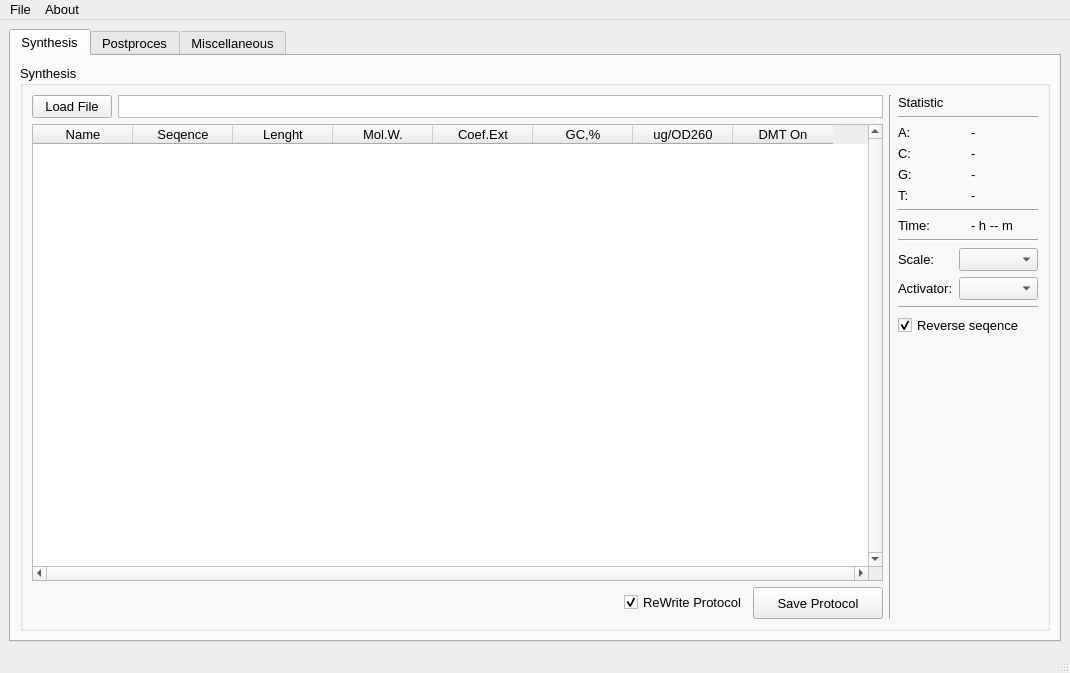
<?xml version="1.0" encoding="UTF-8"?>
<ui version="4.0">
 <class>LCSBSuite</class>
 <widget class="QMainWindow" name="LCSBSuite">
  <property name="windowModality">
   <enum>Qt::NonModal</enum>
  </property>
  <property name="enabled">
   <bool>true</bool>
  </property>
  <property name="geometry">
   <rect>
    <x>0</x>
    <y>0</y>
    <width>1070</width>
    <height>673</height>
   </rect>
  </property>
  <property name="minimumSize">
   <size>
    <width>1070</width>
    <height>673</height>
   </size>
  </property>
  <property name="maximumSize">
   <size>
    <width>1070</width>
    <height>673</height>
   </size>
  </property>
  <property name="font">
   <font>
    <pointsize>10</pointsize>
   </font>
  </property>
  <property name="windowTitle">
   <string>CSPSynth</string>
  </property>
  <property name="windowIcon">
   <iconset>
    <normaloff>ico.ico</normaloff>ico.ico</iconset>
  </property>
  <property name="documentMode">
   <bool>false</bool>
  </property>
  <property name="tabShape">
   <enum>QTabWidget::Rounded</enum>
  </property>
  <widget class="QWidget" name="centralwidget">
   <layout class="QHBoxLayout" name="horizontalLayout">
    <item>
     <layout class="QVBoxLayout" name="verticalLayout">
      <item>
       <widget class="QTabWidget" name="tabWidget">
        <property name="sizePolicy">
         <sizepolicy hsizetype="Expanding" vsizetype="Ignored">
          <horstretch>0</horstretch>
          <verstretch>0</verstretch>
         </sizepolicy>
        </property>
        <property name="font">
         <font>
          <pointsize>10</pointsize>
         </font>
        </property>
        <property name="contextMenuPolicy">
         <enum>Qt::DefaultContextMenu</enum>
        </property>
        <property name="layoutDirection">
         <enum>Qt::LeftToRight</enum>
        </property>
        <property name="currentIndex">
         <number>0</number>
        </property>
        <widget class="QWidget" name="tab">
         <attribute name="title">
          <string>Synthesis</string>
         </attribute>
         <layout class="QVBoxLayout" name="verticalLayout_7">
          <item>
           <widget class="QGroupBox" name="CSVgroupBox">
            <property name="title">
             <string>Synthesis</string>
            </property>
            <layout class="QHBoxLayout" name="horizontalLayout_8">
             <item>
              <layout class="QVBoxLayout" name="verticalLayout_2">
               <item>
                <layout class="QHBoxLayout" name="horizontalLayout_3">
                 <item>
                  <widget class="QPushButton" name="pushButton_6">
                   <property name="text">
                    <string>Load File</string>
                   </property>
                  </widget>
                 </item>
                 <item>
                  <widget class="QTextEdit" name="textEdit">
                   <property name="enabled">
                    <bool>true</bool>
                   </property>
                   <property name="sizePolicy">
                    <sizepolicy hsizetype="Expanding" vsizetype="Ignored">
                     <horstretch>0</horstretch>
                     <verstretch>0</verstretch>
                    </sizepolicy>
                   </property>
                   <property name="verticalScrollBarPolicy">
                    <enum>Qt::ScrollBarAlwaysOff</enum>
                   </property>
                   <property name="horizontalScrollBarPolicy">
                    <enum>Qt::ScrollBarAlwaysOff</enum>
                   </property>
                  </widget>
                 </item>
                </layout>
               </item>
               <item>
                <widget class="QTableWidget" name="tableWidget">
                 <property name="midLineWidth">
                  <number>5</number>
                 </property>
                 <property name="verticalScrollBarPolicy">
                  <enum>Qt::ScrollBarAlwaysOn</enum>
                 </property>
                 <property name="horizontalScrollBarPolicy">
                  <enum>Qt::ScrollBarAlwaysOn</enum>
                 </property>
                 <property name="sizeAdjustPolicy">
                  <enum>QAbstractScrollArea::AdjustToContents</enum>
                 </property>
                 <property name="rowCount">
                  <number>0</number>
                 </property>
                 <column>
                  <property name="text">
                   <string>Name</string>
                  </property>
                 </column>
                 <column>
                  <property name="text">
                   <string>Seqence</string>
                  </property>
                 </column>
                 <column>
                  <property name="text">
                   <string>Lenght</string>
                  </property>
                 </column>
                 <column>
                  <property name="text">
                   <string>Mol.W.</string>
                  </property>
                 </column>
                 <column>
                  <property name="text">
                   <string>Coef.Ext</string>
                  </property>
                 </column>
                 <column>
                  <property name="text">
                   <string>GC,%</string>
                  </property>
                 </column>
                 <column>
                  <property name="text">
                   <string>ug/OD260</string>
                  </property>
                 </column>
                 <column>
                  <property name="text">
                   <string>DMT On</string>
                  </property>
                 </column>
                </widget>
               </item>
               <item>
                <layout class="QHBoxLayout" name="horizontalLayout_5">
                 <item>
                  <spacer name="horizontalSpacer">
                   <property name="orientation">
                    <enum>Qt::Horizontal</enum>
                   </property>
                   <property name="sizeHint" stdset="0">
                    <size>
                     <width>40</width>
                     <height>20</height>
                    </size>
                   </property>
                  </spacer>
                 </item>
                 <item>
                  <widget class="QCheckBox" name="checkBox_3">
                   <property name="text">
                    <string>ReWrite Protocol</string>
                   </property>
                   <property name="checked">
                    <bool>true</bool>
                   </property>
                  </widget>
                 </item>
                 <item>
                  <widget class="QPushButton" name="pushButton_5">
                   <property name="minimumSize">
                    <size>
                     <width>130</width>
                     <height>32</height>
                    </size>
                   </property>
                   <property name="text">
                    <string>Save Protocol</string>
                   </property>
                  </widget>
                 </item>
                </layout>
               </item>
              </layout>
             </item>
             <item>
              <widget class="Line" name="line_5">
               <property name="orientation">
                <enum>Qt::Vertical</enum>
               </property>
              </widget>
             </item>
             <item>
              <layout class="QVBoxLayout" name="verticalLayout_4">
               <item>
                <widget class="QLabel" name="label">
                 <property name="text">
                  <string>Statistic</string>
                 </property>
                </widget>
               </item>
               <item>
                <widget class="Line" name="line_2">
                 <property name="orientation">
                  <enum>Qt::Horizontal</enum>
                 </property>
                </widget>
               </item>
               <item>
                <layout class="QGridLayout" name="gridLayout">
                 <item row="1" column="1">
                  <widget class="QLabel" name="label_C_val">
                   <property name="text">
                    <string>-</string>
                   </property>
                  </widget>
                 </item>
                 <item row="0" column="1">
                  <widget class="QLabel" name="label_A_val">
                   <property name="text">
                    <string>-</string>
                   </property>
                  </widget>
                 </item>
                 <item row="1" column="0">
                  <widget class="QLabel" name="label_4">
                   <property name="text">
                    <string>C:</string>
                   </property>
                  </widget>
                 </item>
                 <item row="2" column="1">
                  <widget class="QLabel" name="label_G_val">
                   <property name="text">
                    <string>-</string>
                   </property>
                  </widget>
                 </item>
                 <item row="2" column="0">
                  <widget class="QLabel" name="label_6">
                   <property name="text">
                    <string>G:</string>
                   </property>
                  </widget>
                 </item>
                 <item row="0" column="0">
                  <widget class="QLabel" name="label_2">
                   <property name="text">
                    <string>A:</string>
                   </property>
                  </widget>
                 </item>
                 <item row="3" column="0">
                  <widget class="QLabel" name="label_8">
                   <property name="text">
                    <string>T:</string>
                   </property>
                  </widget>
                 </item>
                 <item row="3" column="1">
                  <widget class="QLabel" name="label_T_val">
                   <property name="text">
                    <string>-</string>
                   </property>
                  </widget>
                 </item>
                </layout>
               </item>
               <item>
                <widget class="Line" name="line">
                 <property name="orientation">
                  <enum>Qt::Horizontal</enum>
                 </property>
                </widget>
               </item>
               <item>
                <layout class="QHBoxLayout" name="horizontalLayout_6">
                 <item>
                  <widget class="QLabel" name="label_10">
                   <property name="text">
                    <string>Time:</string>
                   </property>
                  </widget>
                 </item>
                 <item>
                  <widget class="QLabel" name="label_11">
                   <property name="text">
                    <string>- h -- m</string>
                   </property>
                  </widget>
                 </item>
                </layout>
               </item>
               <item>
                <widget class="Line" name="line_3">
                 <property name="orientation">
                  <enum>Qt::Horizontal</enum>
                 </property>
                </widget>
               </item>
               <item>
                <layout class="QHBoxLayout" name="horizontalLayout_7">
                 <item>
                  <widget class="QLabel" name="label_12">
                   <property name="text">
                    <string>Scale:</string>
                   </property>
                  </widget>
                 </item>
                 <item>
                  <widget class="QComboBox" name="comboBox">
                   <property name="modelColumn">
                    <number>0</number>
                   </property>
                  </widget>
                 </item>
                </layout>
               </item>
               <item>
                <layout class="QHBoxLayout" name="horizontalLayout_9">
                 <item>
                  <widget class="QLabel" name="label_13">
                   <property name="text">
                    <string>Activator:</string>
                   </property>
                  </widget>
                 </item>
                 <item>
                  <widget class="QComboBox" name="comboBox_2"/>
                 </item>
                </layout>
               </item>
               <item>
                <widget class="Line" name="line_4">
                 <property name="orientation">
                  <enum>Qt::Horizontal</enum>
                 </property>
                </widget>
               </item>
               <item>
                <widget class="QCheckBox" name="checkBox_2">
                 <property name="enabled">
                  <bool>true</bool>
                 </property>
                 <property name="text">
                  <string>Reverse seqence</string>
                 </property>
                 <property name="checked">
                  <bool>true</bool>
                 </property>
                 <property name="tristate">
                  <bool>false</bool>
                 </property>
                </widget>
               </item>
               <item>
                <spacer name="verticalSpacer">
                 <property name="orientation">
                  <enum>Qt::Vertical</enum>
                 </property>
                 <property name="sizeHint" stdset="0">
                  <size>
                   <width>20</width>
                   <height>40</height>
                  </size>
                 </property>
                </spacer>
               </item>
              </layout>
             </item>
            </layout>
           </widget>
          </item>
         </layout>
        </widget>
        <widget class="QWidget" name="tab_3">
         <attribute name="title">
          <string>Postproces</string>
         </attribute>
         <layout class="QVBoxLayout" name="verticalLayout_8">
          <item>
           <widget class="QGroupBox" name="groupBox">
            <property name="title">
             <string>Postsynthesis work</string>
            </property>
            <layout class="QHBoxLayout" name="horizontalLayout_15">
             <item>
              <layout class="QVBoxLayout" name="verticalLayout_3">
               <item>
                <layout class="QHBoxLayout" name="horizontalLayout_2">
                 <item>
                  <widget class="QPushButton" name="pushButton">
                   <property name="text">
                    <string>Load Protocol</string>
                   </property>
                  </widget>
                 </item>
                 <item>
                  <widget class="QTextEdit" name="textEdit_2">
                   <property name="sizePolicy">
                    <sizepolicy hsizetype="Expanding" vsizetype="Ignored">
                     <horstretch>0</horstretch>
                     <verstretch>0</verstretch>
                    </sizepolicy>
                   </property>
                   <property name="verticalScrollBarPolicy">
                    <enum>Qt::ScrollBarAlwaysOff</enum>
                   </property>
                   <property name="horizontalScrollBarPolicy">
                    <enum>Qt::ScrollBarAlwaysOff</enum>
                   </property>
                   <property name="sizeAdjustPolicy">
                    <enum>QAbstractScrollArea::AdjustIgnored</enum>
                   </property>
                  </widget>
                 </item>
                </layout>
               </item>
               <item>
                <layout class="QHBoxLayout" name="horizontalLayout_4">
                 <item>
                  <widget class="QPushButton" name="pushButton_3">
                   <property name="text">
                    <string>Load Spectrum</string>
                   </property>
                  </widget>
                 </item>
                 <item>
                  <widget class="QTextEdit" name="textEdit_3">
                   <property name="sizePolicy">
                    <sizepolicy hsizetype="Expanding" vsizetype="Ignored">
                     <horstretch>0</horstretch>
                     <verstretch>0</verstretch>
                    </sizepolicy>
                   </property>
                   <property name="verticalScrollBarPolicy">
                    <enum>Qt::ScrollBarAlwaysOff</enum>
                   </property>
                   <property name="horizontalScrollBarPolicy">
                    <enum>Qt::ScrollBarAlwaysOff</enum>
                   </property>
                  </widget>
                 </item>
                </layout>
               </item>
               <item>
                <widget class="QTableWidget" name="tableWidget_2">
                 <property name="rowCount">
                  <number>0</number>
                 </property>
                 <property name="columnCount">
                  <number>4</number>
                 </property>
                 <column>
                  <property name="text">
                   <string>Name</string>
                  </property>
                 </column>
                 <column>
                  <property name="text">
                   <string>Sequnce</string>
                  </property>
                 </column>
                 <column>
                  <property name="text">
                   <string>Extinction</string>
                  </property>
                 </column>
                 <column>
                  <property name="text">
                   <string>Add Water, (ul)</string>
                  </property>
                 </column>
                </widget>
               </item>
               <item>
                <widget class="QPushButton" name="pushButton_2">
                 <property name="text">
                  <string>Edit Protocol</string>
                 </property>
                </widget>
               </item>
              </layout>
             </item>
            </layout>
           </widget>
          </item>
         </layout>
        </widget>
        <widget class="QWidget" name="tab_2">
         <attribute name="title">
          <string>Miscellaneous</string>
         </attribute>
         <layout class="QGridLayout" name="gridLayout_2">
          <item row="0" column="0">
           <widget class="QGroupBox" name="graphBox">
            <property name="title">
             <string>Solutions</string>
            </property>
            <layout class="QGridLayout" name="gridLayout_3">
             <item row="0" column="0">
              <spacer name="horizontalSpacer_2">
               <property name="orientation">
                <enum>Qt::Horizontal</enum>
               </property>
               <property name="sizeHint" stdset="0">
                <size>
                 <width>40</width>
                 <height>20</height>
                </size>
               </property>
              </spacer>
             </item>
            </layout>
           </widget>
          </item>
          <item row="0" column="1">
           <widget class="QGroupBox" name="groupBox_2">
            <property name="title">
             <string>Protocols</string>
            </property>
            <layout class="QHBoxLayout" name="horizontalLayout_11">
             <item>
              <layout class="QVBoxLayout" name="verticalLayout_5">
               <item>
                <layout class="QHBoxLayout" name="horizontalLayout_10">
                 <item>
                  <widget class="QLabel" name="label_3">
                   <property name="text">
                    <string>Find Protocol: </string>
                   </property>
                  </widget>
                 </item>
                 <item>
                  <widget class="QLineEdit" name="lineEdit"/>
                 </item>
                 <item>
                  <widget class="QPushButton" name="pushButton_4">
                   <property name="text">
                    <string/>
                   </property>
                   <property name="icon">
                    <iconset theme="find">
                     <normaloff>.</normaloff>.</iconset>
                   </property>
                  </widget>
                 </item>
                </layout>
               </item>
               <item>
                <widget class="QComboBox" name="comboBox_3"/>
               </item>
               <item>
                <spacer name="verticalSpacer_2">
                 <property name="orientation">
                  <enum>Qt::Vertical</enum>
                 </property>
                 <property name="sizeHint" stdset="0">
                  <size>
                   <width>20</width>
                   <height>40</height>
                  </size>
                 </property>
                </spacer>
               </item>
              </layout>
             </item>
            </layout>
           </widget>
          </item>
         </layout>
        </widget>
       </widget>
      </item>
     </layout>
    </item>
   </layout>
  </widget>
  <widget class="QMenuBar" name="menubar">
   <property name="geometry">
    <rect>
     <x>0</x>
     <y>0</y>
     <width>1070</width>
     <height>26</height>
    </rect>
   </property>
   <widget class="QMenu" name="menu_about">
    <property name="title">
     <string>About</string>
    </property>
    <addaction name="action_"/>
    <addaction name="action_3"/>
   </widget>
   <widget class="QMenu" name="menu_file">
    <property name="title">
     <string>File</string>
    </property>
    <addaction name="action_2"/>
   </widget>
   <addaction name="menu_file"/>
   <addaction name="menu_about"/>
  </widget>
  <widget class="QStatusBar" name="statusBar"/>
  <action name="action_">
   <property name="text">
    <string>О программе</string>
   </property>
  </action>
  <action name="action_2">
   <property name="text">
    <string>Выход</string>
   </property>
  </action>
  <action name="action_3">
   <property name="text">
    <string>Файл настройки</string>
   </property>
  </action>
 </widget>
 <resources/>
 <connections/>
</ui>
